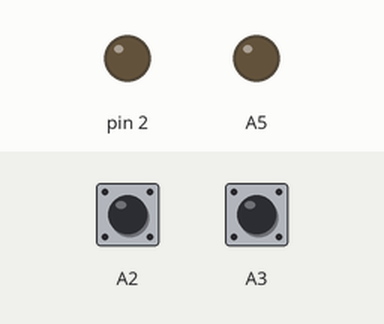
Recording of a sketch running on a simulated Arduino Uno, built with avr-gcc and run on an emulated ATmega328P. Parts: output pins drawn as LEDs (lit = HIGH). Inputs (shaded band) come from the test bench; at power-on: A2 HIGH, A3 HIGH.

Above: at 1.2 s.
1.3 s: A2 pulled LOW for 0.15 s
At 1.9 s:
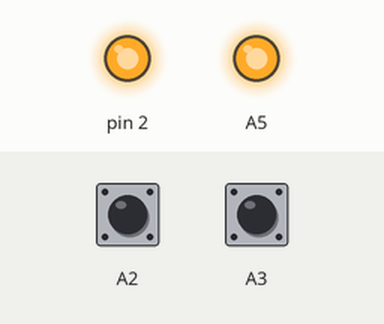
3.0 s: A3 pulled LOW for 0.15 s
At 4.4 s:
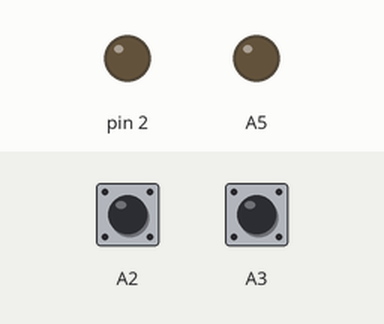
4.7 s: A2 pulled LOW for 1 s
At 6.9 s:
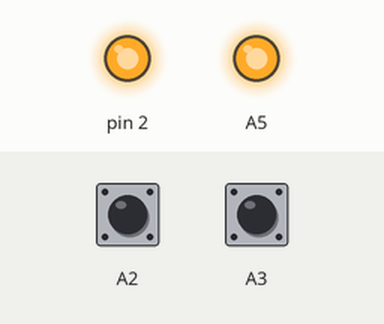
Timing chart, 0 to 8.4 s (numbered marks = the images above; inputs shaded):
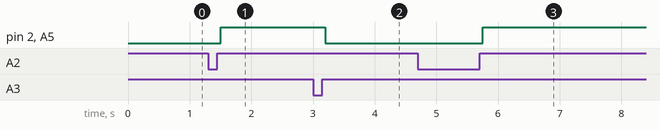

The sketch:

sketch_dec02b.ino
```cpp
void setup() {
  pinMode(A2, INPUT_PULLUP);
  pinMode(A3, INPUT_PULLUP);
  pinMode(A5, OUTPUT);
  pinMode(2, OUTPUT);
}
void loop() {
  if (digitalRead(A2) == 0)
  {
    delay(50);
    while (digitalRead(A2) == 0);
    delay(50);
    digitalWrite(A5, 1);
    digitalWrite(2, 1);
  }
  if (digitalRead(A3) == 0)
  {
    delay(50);
    while (digitalRead(A3) == 0);
    delay(50);
    digitalWrite(A5, 0);
    digitalWrite(2, 0);
  }
}
```

Measured:
- after the input at 1.3 s, pin 2, A5: LOW → HIGH after 0.20 s
- after the input at 3.0 s, pin 2, A5: HIGH → LOW after 0.20 s
- after the input at 4.7 s, pin 2, A5: LOW → HIGH after 1.1 s
